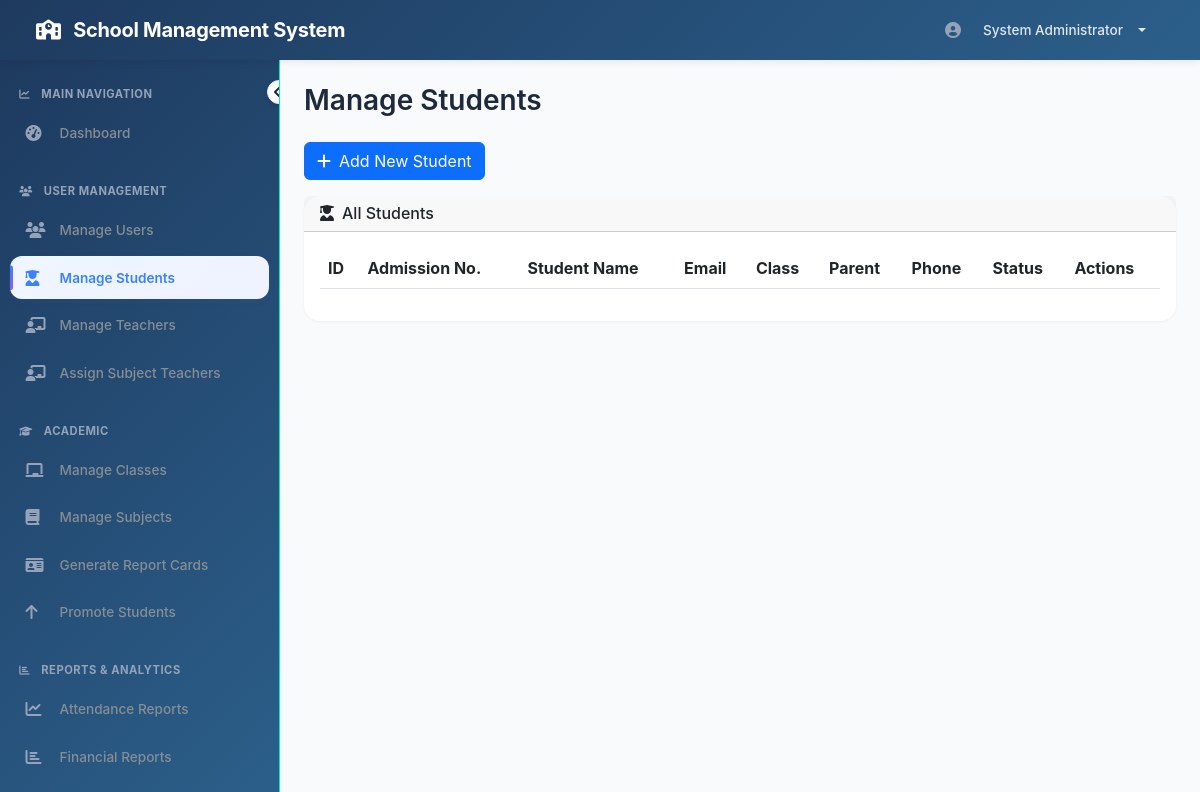
The app's page /admin/manage_students.php (signed in), older data.
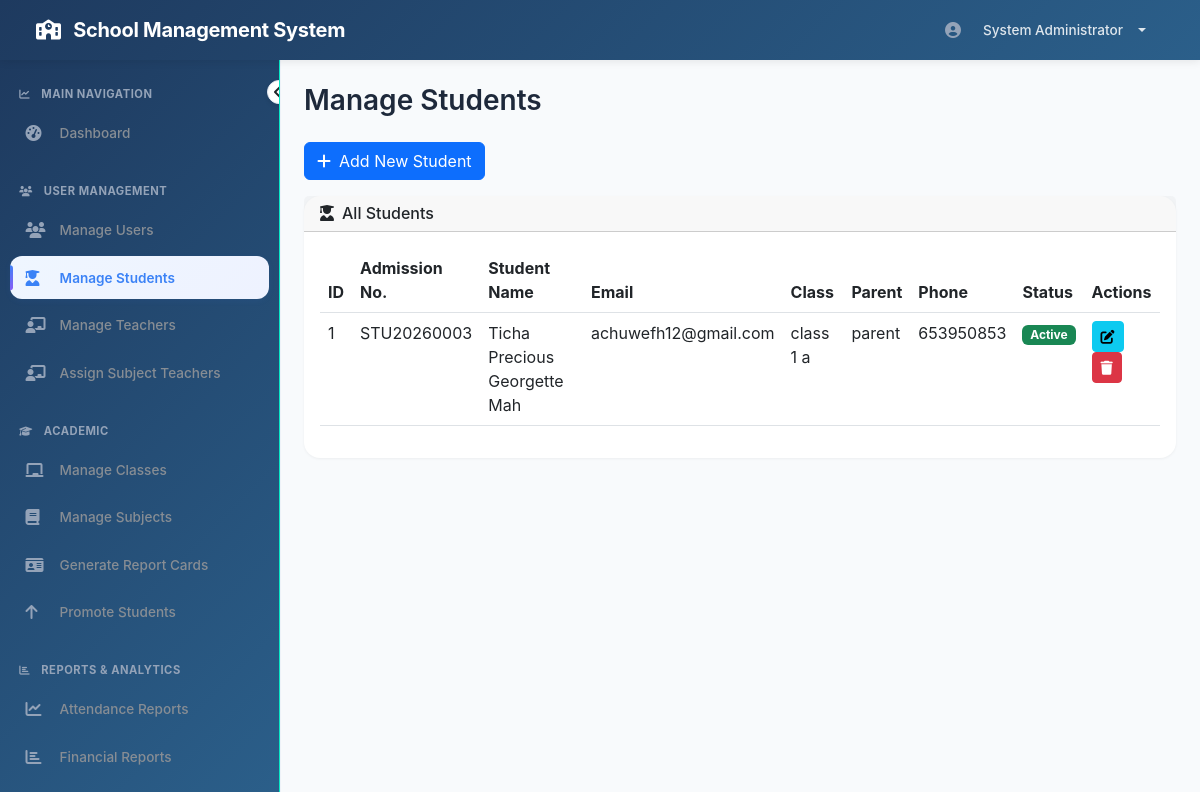
The same page, newer data.
### tables this page shows
CREATE TABLE `students` (
  `id` int(11) NOT NULL,
  `user_id` int(11) DEFAULT NULL,
  `admission_number` varchar(50) NOT NULL,
  `class_id` int(11) DEFAULT NULL,
  `parent_id` int(11) DEFAULT NULL,
  `date_of_birth` date DEFAULT NULL,
  `gender` enum('male','female','other') DEFAULT NULL,
  `enrollment_date` date DEFAULT NULL,
  `status` enum('active','graduated','transferred') DEFAULT 'active',
  `created_at` timestamp NOT NULL DEFAULT current_timestamp()
);

CREATE TABLE `users` (
  `id` int(11) NOT NULL,
  `username` varchar(50) NOT NULL,
  `password` varchar(255) NOT NULL,
  `email` varchar(100) NOT NULL,
  `full_name` varchar(100) NOT NULL,
  `role` enum('admin','teacher','parent','student','librarian') NOT NULL,
  `phone` varchar(20) DEFAULT NULL,
  `address` text DEFAULT NULL,
  `profile_pic` varchar(255) DEFAULT NULL,
  `status` enum('active','inactive') DEFAULT 'active',
  `created_at` timestamp NOT NULL DEFAULT current_timestamp(),
  `updated_at` timestamp NOT NULL DEFAULT current_timestamp() ON UPDATE current_timestamp()
);

CREATE TABLE `classes` (
  `id` int(11) NOT NULL,
  `class_name` varchar(50) NOT NULL,
  `section` varchar(10) DEFAULT NULL,
  `class_teacher_id` int(11) DEFAULT NULL,
  `academic_year` varchar(20) DEFAULT NULL,
  `capacity` int(11) DEFAULT NULL,
  `status` enum('active','inactive') DEFAULT 'active',
  `created_at` timestamp NOT NULL DEFAULT current_timestamp()
);

### admin/manage_students.php (the view, shortened to what this page needs)
<?php
require_once '../config/database.php';
$query = "SELECT s.*, u.username, u.full_name, u.email, u.phone, u.address, u.status,
          c.class_name, c.section,
          p.full_name as parent_name
          FROM students s
          LEFT JOIN users u ON s.user_id = u.id
          LEFT JOIN classes c ON s.class_id = c.id
          LEFT JOIN users p ON s.parent_id = p.id
          ORDER BY s.id DESC";
$students = mysqli_query($conn, $query);
include '../includes/header.php';
?>
<div class="row mb-3">
    <div class="col-md-12">
        <a href="add_student.php" class="btn btn-primary">
            <i class="fas fa-plus me-2"></i>Add New Student
        </a>
    </div>
</div>
<div class="card">
    <div class="card-header">
        <h6 class="mb-0"><i class="fas fa-user-graduate me-2"></i>All Students</h6>
    </div>
    <div class="card-body">
        <div class="table-responsive">
            <table class="table table-hover datatable">
                <thead>
                    <tr>
                        <th>ID</th>
                        <th>Admission No.</th>
                        <th>Student Name</th>
                        <th>Email</th>
                        <th>Class</th>
                        <th>Parent</th>
                        <th>Phone</th>
                        <th>Status</th>
                        <th>Actions</th>
                    </tr>
                </thead>
                <tbody>
                    <?php while ($student = mysqli_fetch_assoc($students)): ?>
                        <tr>
                            <td><?php echo $student['id']; ?></td>
                            <td><?php echo htmlspecialchars($student['admission_number']); ?></td>
                            <td><?php echo htmlspecialchars($student['full_name']); ?></td>
                            <td><?php echo htmlspecialchars($student['email']); ?></td>
                            <td>
                                <?php
                                if ($student['class_name']) {
                                    echo htmlspecialchars($student['class_name'] . ' ' . ($student['section'] ?? ''));
                                } else {
                                    echo '<span class="text-muted">Not Assigned</span>';
                                }
                                ?>
                            </td>
                            <td><?php echo htmlspecialchars($student['parent_name'] ?? 'Not Assigned'); ?></td>
                            <td><?php echo htmlspecialchars($student['phone']); ?></td>
                            <td>
                                <?php if (isset($student['status'])): ?>
                                    <span class="badge bg-<?php echo $student['status'] == 'active' ? 'success' : 'danger'; ?>">
                                        <?php echo ucfirst($student['status']); ?>
                                    </span>
                                <?php else: ?>
                                    <span class="badge bg-success">Active</span>
                                <?php endif; ?>
                            </td>
                            <td>
                                <button class="btn btn-sm btn-info edit-student"
                                    data-id="<?php echo $student['id']; ?>"
                                    data-fullname="<?php echo htmlspecialchars($student['full_name']); ?>"
                                    data-email="<?php echo htmlspecialchars($student['email']); ?>"
                                    data-phone="<?php echo htmlspecialchars($student['phone']); ?>"
                                    data-address="<?php echo htmlspecialchars($student['address'] ?? ''); ?>"
                                    data-class="<?php echo $student['class_id']; ?>"
                                    data-parent="<?php echo $student['parent_id']; ?>"
                                    data-dob="<?php echo $student['date_of_birth']; ?>"
                                    data-gender="<?php echo $student['gender']; ?>">
                                    <i class="fas fa-edit"></i>
                                </button>
                                <a href="?delete=<?php echo $student['id']; ?>" class="btn btn-sm btn-danger delete-confirm" onclick="return confirm('Are you sure you want to delete this student? This will also remove their user account.');">
                                    <i class="fas fa-trash"></i>
                                </a>
                            </td>
                        </tr>
                    <?php endwhile; ?>
                </tbody>
            </table>
        </div>
    </div>
</div>
<?php include '../includes/footer.php'; ?>

Row changes from the older to the newer data that the page shows:
added students: id "1", admission_number "STU20260003", user.full_name "Ticha Precious Georgette Mah", user.email "achuwefh12@gmail.com", class.section "class 1 a", parent.full_name "parent", user.phone "653950853", user.status "Active"
